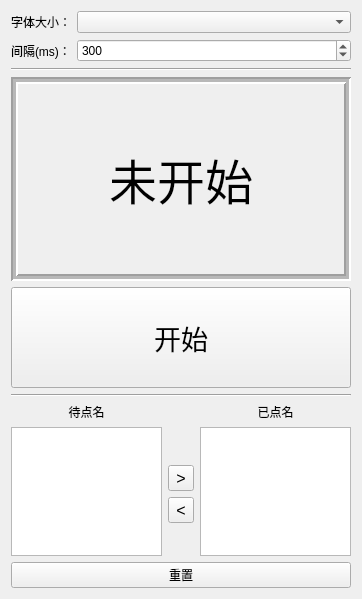
<?xml version="1.0" encoding="UTF-8"?>
<ui version="4.0">
 <class>RollCallWindow</class>
 <widget class="QWidget" name="RollCallWindow">
  <property name="geometry">
   <rect>
    <x>0</x>
    <y>0</y>
    <width>362</width>
    <height>599</height>
   </rect>
  </property>
  <property name="windowTitle">
   <string>随机点名</string>
  </property>
  <layout class="QVBoxLayout" name="verticalLayout" stretch="0,0,4,2,0,3,0">
   <item>
    <layout class="QFormLayout" name="formLayout">
     <item row="0" column="0">
      <widget class="QLabel" name="labelFontSize">
       <property name="text">
        <string>字体大小：</string>
       </property>
      </widget>
     </item>
     <item row="0" column="1">
      <widget class="QComboBox" name="comboBoxFontSize"/>
     </item>
     <item row="1" column="0">
      <widget class="QLabel" name="labelInterval">
       <property name="text">
        <string>间隔(ms)：</string>
       </property>
      </widget>
     </item>
     <item row="1" column="1">
      <widget class="QSpinBox" name="spinBoxInterval">
       <property name="minimum">
        <number>80</number>
       </property>
       <property name="maximum">
        <number>800</number>
       </property>
       <property name="singleStep">
        <number>10</number>
       </property>
       <property name="value">
        <number>300</number>
       </property>
      </widget>
     </item>
    </layout>
   </item>
   <item>
    <widget class="Line" name="line_2">
     <property name="orientation">
      <enum>Qt::Horizontal</enum>
     </property>
    </widget>
   </item>
   <item>
    <widget class="QLabel" name="label">
     <property name="sizePolicy">
      <sizepolicy hsizetype="MinimumExpanding" vsizetype="MinimumExpanding">
       <horstretch>0</horstretch>
       <verstretch>0</verstretch>
      </sizepolicy>
     </property>
     <property name="font">
      <font>
       <pointsize>36</pointsize>
      </font>
     </property>
     <property name="frameShape">
      <enum>QFrame::Box</enum>
     </property>
     <property name="frameShadow">
      <enum>QFrame::Sunken</enum>
     </property>
     <property name="lineWidth">
      <number>2</number>
     </property>
     <property name="midLineWidth">
      <number>3</number>
     </property>
     <property name="text">
      <string>未开始</string>
     </property>
     <property name="alignment">
      <set>Qt::AlignCenter</set>
     </property>
    </widget>
   </item>
   <item>
    <widget class="QPushButton" name="btnStartStop">
     <property name="sizePolicy">
      <sizepolicy hsizetype="Minimum" vsizetype="Minimum">
       <horstretch>0</horstretch>
       <verstretch>0</verstretch>
      </sizepolicy>
     </property>
     <property name="font">
      <font>
       <pointsize>20</pointsize>
      </font>
     </property>
     <property name="text">
      <string>开始</string>
     </property>
     <property name="checkable">
      <bool>true</bool>
     </property>
    </widget>
   </item>
   <item>
    <widget class="Line" name="line">
     <property name="orientation">
      <enum>Qt::Horizontal</enum>
     </property>
    </widget>
   </item>
   <item>
    <layout class="QGridLayout" name="gridLayout">
     <item row="4" column="1">
      <spacer name="verticalSpacer_2">
       <property name="orientation">
        <enum>Qt::Vertical</enum>
       </property>
       <property name="sizeType">
        <enum>QSizePolicy::Preferred</enum>
       </property>
       <property name="sizeHint" stdset="0">
        <size>
         <width>20</width>
         <height>40</height>
        </size>
       </property>
      </spacer>
     </item>
     <item row="3" column="1">
      <widget class="QToolButton" name="btnRemoveFromCalled">
       <property name="font">
        <font>
         <pointsize>12</pointsize>
        </font>
       </property>
       <property name="text">
        <string>&lt;</string>
       </property>
      </widget>
     </item>
     <item row="2" column="1">
      <widget class="QToolButton" name="btnAddToCalled">
       <property name="font">
        <font>
         <pointsize>12</pointsize>
        </font>
       </property>
       <property name="text">
        <string>&gt;</string>
       </property>
      </widget>
     </item>
     <item row="1" column="2" rowspan="4">
      <widget class="QListWidget" name="calledList">
       <property name="sizePolicy">
        <sizepolicy hsizetype="Expanding" vsizetype="Maximum">
         <horstretch>0</horstretch>
         <verstretch>0</verstretch>
        </sizepolicy>
       </property>
       <property name="verticalScrollMode">
        <enum>QAbstractItemView::ScrollPerPixel</enum>
       </property>
       <property name="horizontalScrollMode">
        <enum>QAbstractItemView::ScrollPerPixel</enum>
       </property>
      </widget>
     </item>
     <item row="1" column="0" rowspan="4">
      <widget class="QListWidget" name="nameList">
       <property name="sizePolicy">
        <sizepolicy hsizetype="Expanding" vsizetype="Maximum">
         <horstretch>0</horstretch>
         <verstretch>0</verstretch>
        </sizepolicy>
       </property>
       <property name="verticalScrollMode">
        <enum>QAbstractItemView::ScrollPerPixel</enum>
       </property>
       <property name="horizontalScrollMode">
        <enum>QAbstractItemView::ScrollPerPixel</enum>
       </property>
      </widget>
     </item>
     <item row="0" column="0">
      <widget class="QLabel" name="label_2">
       <property name="text">
        <string>待点名</string>
       </property>
       <property name="alignment">
        <set>Qt::AlignCenter</set>
       </property>
      </widget>
     </item>
     <item row="0" column="2">
      <widget class="QLabel" name="label_3">
       <property name="text">
        <string>已点名</string>
       </property>
       <property name="alignment">
        <set>Qt::AlignCenter</set>
       </property>
      </widget>
     </item>
     <item row="0" column="1" rowspan="2">
      <spacer name="verticalSpacer">
       <property name="orientation">
        <enum>Qt::Vertical</enum>
       </property>
       <property name="sizeType">
        <enum>QSizePolicy::Preferred</enum>
       </property>
       <property name="sizeHint" stdset="0">
        <size>
         <width>20</width>
         <height>40</height>
        </size>
       </property>
      </spacer>
     </item>
    </layout>
   </item>
   <item>
    <layout class="QHBoxLayout" name="horizontalLayout">
     <item>
      <widget class="QPushButton" name="btnReset">
       <property name="text">
        <string>重置</string>
       </property>
      </widget>
     </item>
    </layout>
   </item>
  </layout>
 </widget>
 <resources/>
 <connections>
  <connection>
   <sender>btnReset</sender>
   <signal>clicked()</signal>
   <receiver>RollCallWindow</receiver>
   <slot>reset()</slot>
   <hints>
    <hint type="sourcelabel">
     <x>246</x>
     <y>554</y>
    </hint>
    <hint type="destinationlabel">
     <x>263</x>
     <y>898</y>
    </hint>
   </hints>
  </connection>
  <connection>
   <sender>btnStartStop</sender>
   <signal>clicked(bool)</signal>
   <receiver>RollCallWindow</receiver>
   <slot>toggleStartStop(bool)</slot>
   <hints>
    <hint type="sourcelabel">
     <x>216</x>
     <y>321</y>
    </hint>
    <hint type="destinationlabel">
     <x>1190</x>
     <y>370</y>
    </hint>
   </hints>
  </connection>
  <connection>
   <sender>comboBoxFontSize</sender>
   <signal>currentIndexChanged(int)</signal>
   <receiver>RollCallWindow</receiver>
   <slot>changeFontSize(int)</slot>
   <hints>
    <hint type="sourcelabel">
     <x>264</x>
     <y>27</y>
    </hint>
    <hint type="destinationlabel">
     <x>1103</x>
     <y>203</y>
    </hint>
   </hints>
  </connection>
  <connection>
   <sender>btnStartStop</sender>
   <signal>clicked(bool)</signal>
   <receiver>btnAddToCalled</receiver>
   <slot>setDisabled(bool)</slot>
   <hints>
    <hint type="sourcelabel">
     <x>148</x>
     <y>341</y>
    </hint>
    <hint type="destinationlabel">
     <x>177</x>
     <y>456</y>
    </hint>
   </hints>
  </connection>
  <connection>
   <sender>btnStartStop</sender>
   <signal>clicked(bool)</signal>
   <receiver>btnRemoveFromCalled</receiver>
   <slot>setDisabled(bool)</slot>
   <hints>
    <hint type="sourcelabel">
     <x>248</x>
     <y>320</y>
    </hint>
    <hint type="destinationlabel">
     <x>181</x>
     <y>492</y>
    </hint>
   </hints>
  </connection>
  <connection>
   <sender>btnStartStop</sender>
   <signal>clicked(bool)</signal>
   <receiver>btnReset</receiver>
   <slot>setDisabled(bool)</slot>
   <hints>
    <hint type="sourcelabel">
     <x>111</x>
     <y>315</y>
    </hint>
    <hint type="destinationlabel">
     <x>125</x>
     <y>557</y>
    </hint>
   </hints>
  </connection>
  <connection>
   <sender>btnAddToCalled</sender>
   <signal>clicked()</signal>
   <receiver>RollCallWindow</receiver>
   <slot>moveToAnother()</slot>
   <hints>
    <hint type="sourcelabel">
     <x>177</x>
     <y>465</y>
    </hint>
    <hint type="destinationlabel">
     <x>834</x>
     <y>465</y>
    </hint>
   </hints>
  </connection>
  <connection>
   <sender>btnRemoveFromCalled</sender>
   <signal>clicked()</signal>
   <receiver>RollCallWindow</receiver>
   <slot>moveToAnother()</slot>
   <hints>
    <hint type="sourcelabel">
     <x>190</x>
     <y>499</y>
    </hint>
    <hint type="destinationlabel">
     <x>902</x>
     <y>554</y>
    </hint>
   </hints>
  </connection>
 </connections>
 <slots>
  <slot>reset()</slot>
  <slot>toggleStartStop(bool)</slot>
  <slot>changeFontSize(int)</slot>
  <slot>moveToAnother()</slot>
 </slots>
</ui>
